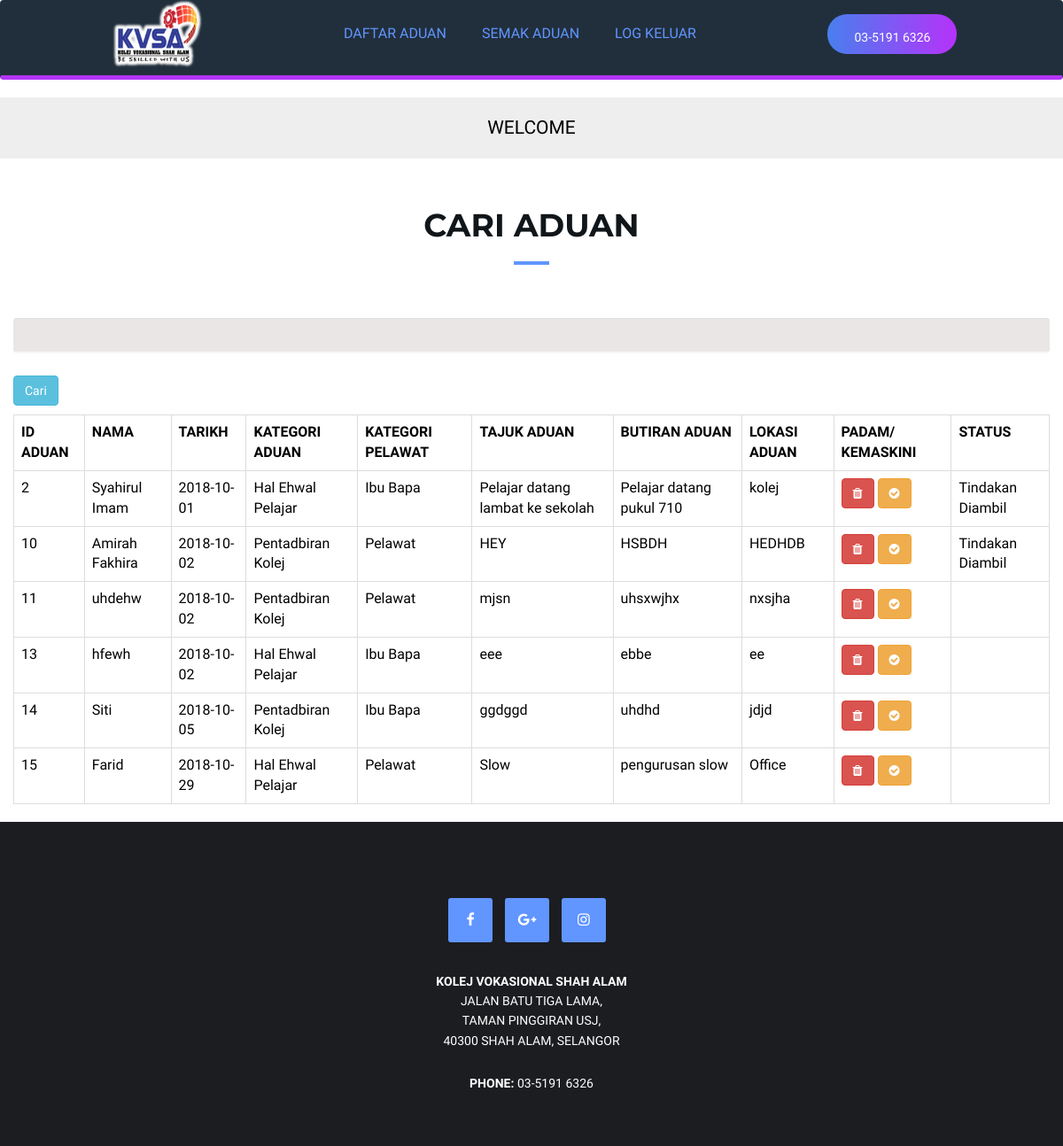
The app's page /searchadmin.php, older data.
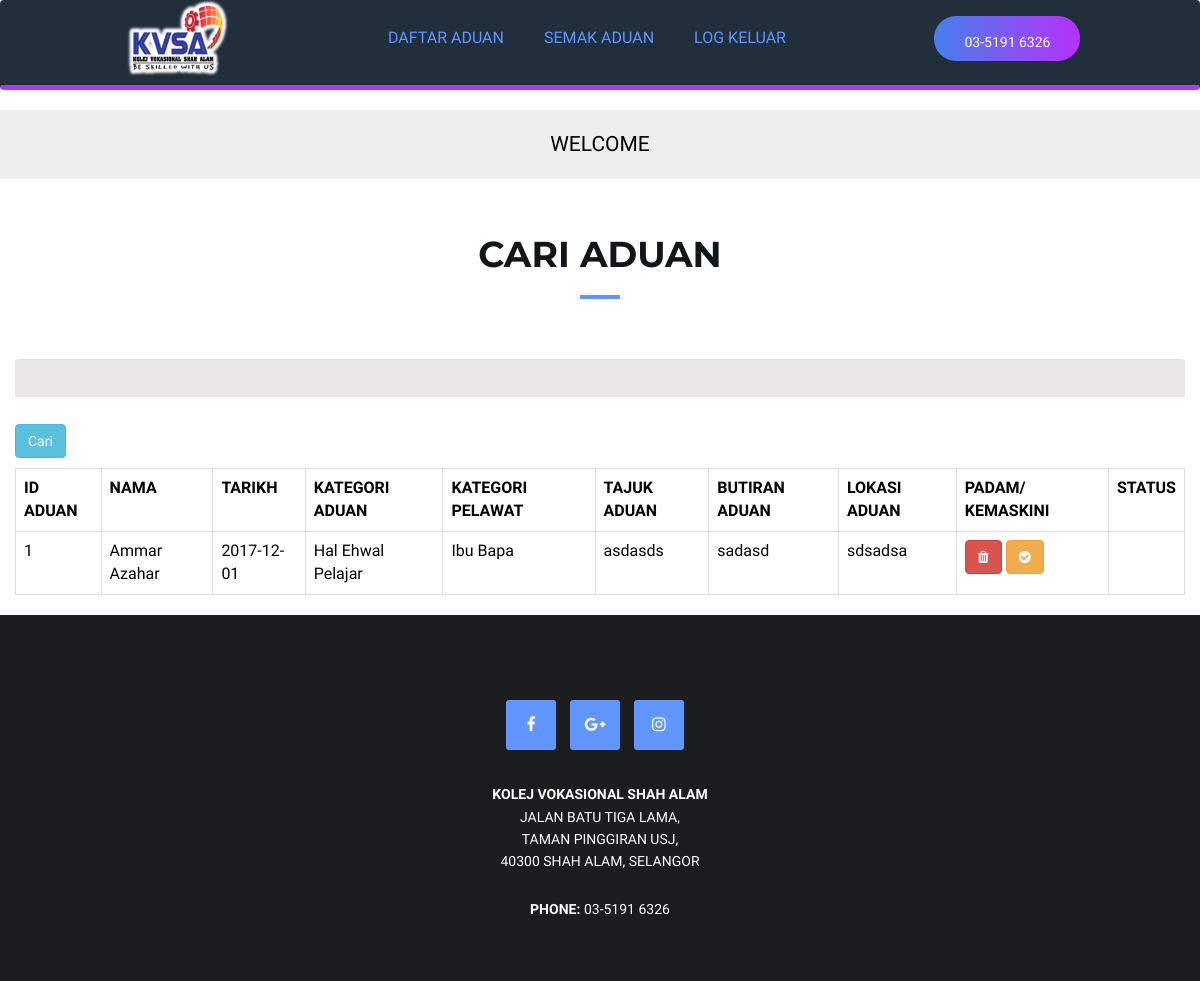
The same page, newer data.
### tables this page shows
CREATE TABLE `aduan` (
  `idaduan` int(11) NOT NULL,
  `user_id` int(4) NOT NULL,
  `kategoriaduan` varchar(100) NOT NULL,
  `tajukaduan` varchar(100) NOT NULL,
  `butiranaduan` text NOT NULL,
  `lokasiaduan` varchar(100) NOT NULL,
  `nama` varchar(200) NOT NULL,
  `kategoripelawat` varchar(40) NOT NULL,
  `tarikh` date NOT NULL,
  `status` varchar(200) NOT NULL
);

### searchadmin.php (the view, shortened to what this page needs)
<?php
include "headeradmin.php";
?>
<form action="" method="get">
    <div class="section-header text-center">
                    <br><h2 class="title">CARI ADUAN</h2>
                </div>
    <input type="text" name="txtsearch" class="form-control"><br>
    <input type="submit" value="Cari" class="btn btn-info"><br><p><p>
</form>
<?php
    include "connection.php";
    $searchName="";
    $sql="SELECT idaduan, nama, tarikh, kategoripelawat, kategoriaduan, tajukaduan, butiranaduan, lokasiaduan, status FROM aduan WHERE nama LIKE '%$searchName%' ";
    $rs=mysqli_query($db, $sql);
    if(mysqli_num_rows($rs)==0){
    	echo("Sorry, no record match.<br>");
    }
    else {
    	?>
    	<table class= "table table-bordered">
    	<tr align="center">
    	   <th>ID ADUAN</th>
           <th>NAMA</th>
           <th>TARIKH</th>
           <th>KATEGORI ADUAN</th>
           <th>KATEGORI PELAWAT</th>
           <th>TAJUK ADUAN</th>
           <th>BUTIRAN ADUAN</th>
           <th>LOKASI ADUAN</th>
           <th>PADAM/ KEMASKINI</th>
           <th>STATUS</th>
        </tr>
    	<?php
    	while ($record=mysqli_fetch_array($rs)){
    	echo "<tr>";
        echo "<td>";
        $x=$record['idaduan'];
        echo $record['idaduan'];
        echo "<td>" .$record['nama']."</td>";
        echo "<td>" .$record['tarikh']."</td>";
        echo "<td>" .$record['kategoriaduan']."</td>";
        echo "<td>" .$record['kategoripelawat']."</td>";
        echo "<td>" .$record['tajukaduan']."</td>";
        echo "<td>" .$record['butiranaduan']."</td>";
        echo "<td>" .$record['lokasiaduan']."</td>";
        echo "<td>";
        echo "<a href='confirmdelete.php?id=$x' class='btn btn-danger'><i class='fa fa-trash'></i></a> ";
        echo "<a href='update.php?id=$x' class='btn btn-warning'><i class='fa fa-check-circle'</i></a>";
        echo "</td>";
        echo "<td>" .$record['status']."</td>";
    	echo "</tr>";
    }
    echo "</table>";
    }
?>
<?php
include "footer.php";
?>

### headeradmin.php (shortened to what this page needs)
<!DOCTYPE html>
<html lang="en">
<head>
	<link type="text/css" rel="stylesheet" href="css/bootstrap.min.css" />
	<link type="text/css" rel="stylesheet" href="css/owl.carousel.css" />
	<link type="text/css" rel="stylesheet" href="css/owl.theme.default.css" />
	<link type="text/css" rel="stylesheet" href="css/magnific-popup.css" />
	<link rel="stylesheet" href="css/font-awesome.min.css">
	<link type="text/css" rel="stylesheet" href="css/style.css" />
</head>
<body>
<div class="super_container">
     <nav class="navbar">
        <img class="logo" src="img/logokvsa.png" alt="logo" width="110" height="80">
        <ul class="main-nav" id="js-menu">
            <li>
                <a href="formaduan.php" class="nav-links">DAFTAR ADUAN</a>
            </li>
            <li>
                <a href="semakaduan.php" class="nav-links">SEMAK ADUAN</a>
            </li>
            <li>
                <a href="logkeluar.php" class="nav-links">LOG KELUAR</a>
            </li>
        </ul>
        <div class="phone">
					<div>03-5191 6326</div>
				</div>
</nav>
</div></div>
<div class= "jumbotron jumbotron-fluid" style="padding-top: 20px; padding-bottom: 5px;">
      <div class="container">
        <center>
          <p class="lead"> WELCOME</p>
        </center>
      </div>
    </div>
          <div class="container">
		     <div class="row">
             <div class="col-sm-12" align="center">
          </div>

### footer.php (shortened to what this page needs)
</div></div></div>
	<footer id="footer" class="sm-padding bg-dark">
		<div class="container">
			<div class="row">
<br>
				<div class="col-md-12">
					<ul class="footer-follow">
						<li><a href="www.facebook.com/kvsaofficial/"><i class="fa fa-facebook"></i></a></li>
						<li><a href="https://plus.google.com/kvsaofficial"><i class="fa fa-google-plus"></i></a></li>
						<li><a href="www.instagram.com/coloursofkvsa"><i class="fa fa-instagram"></i></a></li>
					</ul>
					<div class="footer-copyright">
						<b><p>KOLEJ VOKASIONAL SHAH ALAM</b></p>
						<p> Jalan Batu Tiga Lama, </p>
						<p> Taman Pinggiran Usj, </p>
						<p> 40300 Shah Alam, Selangor </p>
						<br>
						<p><b>Phone:</b> 03-5191 6326</p>
					</div>
				</div>
			</div>
		</div>
	</footer>
</body>
</html>

### css/style.css (style rules this page uses)
* { box-sizing: border-box; padding: 0; margin: 0; }
body { font-family: 'Varela Round', sans-serif; font-size: 16px; line-height: 1.6; overflow-x: hidden; color: #000000; }
h2, h3, h4, h6 { font-family: 'Montserrat', sans-serif; font-weight: 700; margin-top: 0px; margin-bottom: 20px; color: #10161A; }
h2 { font-size: 36px; }
a { color: #6195FF; text-decoration: none; -webkit-transition: 0.2s opacity; transition: 0.2s opacity; }
ul, ol { margin: 0; padding: 0; list-style: none }
.sm-padding { padding-top: 60px; padding-bottom: 60px; }
.bg-dark { background-color: #1C1D21; }
.section-header { position: relative; margin-bottom: 60px; }
.section-header .title { text-transform: capitalize; }
.title:after { content:""; display:block; height:4px; width:40px; background-color: #6195FF; margin-top: 20px; }
.text-center .title:after { margin: 20px auto 0px; }
input[type="text"], input[type="email"], input[type="password"], input[type="number"], input[type="date"], input[type="url"], input[type="tel"], textarea { height: 40px; width: 100%; border: none; background: #d6cfcf; border-bottom: 2px solid #EEE; color: #354052; padding: 0px 10px; opacity: 0.5; -webkit-transition: 0.2s border-color, 0.2s opacity; transition: 0.2s border-color, 0.2s opacity; }
@media screen and (min-width: 768px) { .navbar { display: flex; justify-content: space-between; padding-bottom: 0; height: 90px; align-items: center; background-color: #212F3C; padding-bottom: 10px; border-bottom: solid 5px #b334fa; } }
@media screen and (min-width: 768px) { .main-nav { display: flex; margin-right: 30px; flex-direction: row; } }
@media screen and (min-width: 768px) { .main-nav li { margin: 0; } }
@media screen and (min-width: 768px) { .nav-links { margin-left: 40px; } }
@media screen and (min-width: 768px) { .logo { margin-top: 0; float: left; } }
@media screen and (min-width: 768px) { .phone { height: 45px; padding-left: 30px; padding-right: 30px; padding-top:15px; border-radius: 22px; background: linear-gradient(to right, #487fee, #b632fa); } }
@media screen and (min-width: 768px) { .phone > div { font-size: 14px; font-weight: 500; color: #FFFFFF; white-space: nowrap; } }
@media screen and (min-width: 768px) { #footer { position: relative; } }
@media screen and (min-width: 768px) { .footer-follow { text-align: center; margin-bottom: 20px; } }
@media screen and (min-width: 768px) { .footer-follow li { display: inline-block; margin-right: 10px; margin-bottom: 13px; } }
@media screen and (min-width: 768px) { .footer-follow li a { display: inline-block; width: 50px; height: 50px; line-height: 50px; text-align: center; border-radius: 3px; background-color: #6195FF; color:#FFF; } }
@media screen and (min-width: 768px) { .footer-copyright p { text-align: center; font-size: 14px; text-transform: uppercase; color: white; margin: 0; } }

Row changes from the older to the newer data that the page shows:
removed aduan: idaduan "2", nama "Syahirul Imam", tarikh "2018-10-01", kategoriaduan "Hal Ehwal Pelajar", kategoripelawat "Ibu Bapa", tajukaduan "Pelajar datang lambat ke sekolah", butiranaduan "Pelajar datang pukul 710", lokasiaduan "kolej", status "Tindakan Diambil"
removed aduan: idaduan "10", nama "Amirah Fakhira", tarikh "2018-10-02", kategoriaduan "Pentadbiran Kolej", kategoripelawat "Pelawat", tajukaduan "HEY", butiranaduan "HSBDH", lokasiaduan "HEDHDB", status "Tindakan Diambil"
removed aduan: idaduan "11", nama "uhdehw", tarikh "2018-10-02", kategoriaduan "Pentadbiran Kolej", kategoripelawat "Pelawat", tajukaduan "mjsn", butiranaduan "uhsxwjhx", lokasiaduan "nxsjha"
removed aduan: idaduan "13", nama "hfewh", tarikh "2018-10-02", kategoriaduan "Hal Ehwal Pelajar", kategoripelawat "Ibu Bapa", tajukaduan "eee", butiranaduan "ebbe", lokasiaduan "ee"
removed aduan: idaduan "14", nama "Siti", tarikh "2018-10-05", kategoriaduan "Pentadbiran Kolej", kategoripelawat "Ibu Bapa", tajukaduan "ggdggd", butiranaduan "uhdhd", lokasiaduan "jdjd"
removed aduan: idaduan "15", nama "Farid", tarikh "2018-10-29", kategoriaduan "Hal Ehwal Pelajar", kategoripelawat "Pelawat", tajukaduan "Slow", butiranaduan "pengurusan slow", lokasiaduan "Office"
added aduan: idaduan "1", nama "Ammar Azahar", tarikh "2017-12-01", kategoriaduan "Hal Ehwal Pelajar", kategoripelawat "Ibu Bapa", tajukaduan "asdasds", butiranaduan "sadasd", lokasiaduan "sdsadsa"
